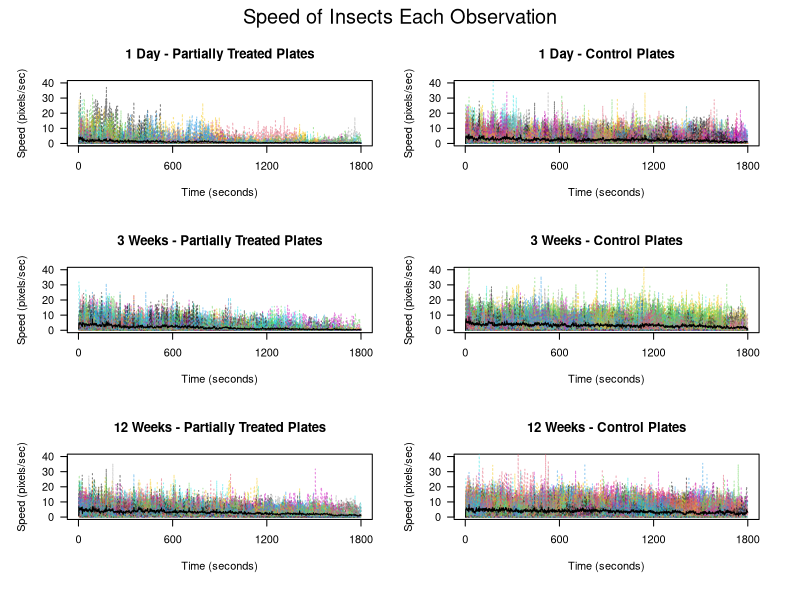

Here is the R script that generated this plot:
###Code to create Fig3Speed

##make two working directory paths
#One containing the data
inwd <- paste("/Users/dtracy198/Documents/GitHub/Laboratory/",
              "Inesfly_Paint_Bed_Bug_Trial/TABLES_GRAPHS",
              "/Fig3Speed", sep = "")
#A second for the location the file is saved. (image may be too large for git)
outwd <- ("/Users/dtracy198/Documents")

#set working directory
setwd(inwd)

#packages
#install.packages("scales") #allows for 
library(scales)

#bring in data for individual insects
csCVR2 <- read.csv("csCVR2.csv")
csCVR3 <- read.csv("csCVR3.csv")
csCVR4 <- read.csv("csCVR4.csv")

#bring in data for average for the exposed
ExAS2 <- read.csv("ExAS2.csv")
ExAS3 <- read.csv("ExAS3.csv")
ExAS4 <- read.csv("ExAS4.csv")
#average data for the controls
CoAS2 <- read.csv("CoAS2.csv")
CoAS3 <- read.csv("CoAS3.csv")
CoAS4 <- read.csv("CoAS4.csv")

setwd(outwd)

#create function that plots the speed of indivudal insects
PlotSpeed <- function(csTest, num){
  filter <- which(csTest[,3] == 1)
  ConFilt <- which(csTest[,3] == 0)
  MeanSpeedPest <- csTest[1,]
  MeanSpeedCont <- csTest[1,]
  MeanSpeedPest[1] <- "MeanSpeedPest"
  MeanSpeedCont[1] <- "MeanSpeedCont"
  MeanSpeedPest[2] <- 1
  MeanSpeedCont[2] <- 0
  for(i in 3:1801){
    MeanSpeedPest[i] <- mean(csTest[filter, i], na.rm = T)
    MeanSpeedCont[i] <- mean(csTest[ConFilt, i], na.rm = T)
  }
  if(num == 1){ 
    d <- "Day -"
  } else {d <- "Weeks -"}
  mn.tile.t <- paste(num, d, "Partially Treated Plates")
  mn.tile.c <- paste(num, d, "Control Plates")
  #pdf("InstSpeed_3weeks")
  plot(x = c(1, 1800), y = c(0, 40), type = "n", 
       main = mn.tile.t, ylab = "Speed (pixels/sec)",
       xlab = "Time (seconds)", xaxt = 'n', yaxt = 'n')
  axis( 2, at = c(0:4 * 10), las = 2,
        labels = as.character(c(0:4 * 10)))
  axis( 1, at = c(0:3 * 600), labels = as.character(c(0:3 * 600)))
  for(i in 1:length(filter)){
    lines(x = 2:1800, y = csTest[ filter[i], 3:1801], 
          col = alpha(i, 0.5), lty = 3)
  }
  lines(x = 2:1800, y = MeanSpeedPest[3:1801], 
        col = 1, lty = 1)
  plot(x = c(1, 1800), y = c(0, 40), type = "n", 
       main = mn.tile.c, ylab = "Speed (pixels/sec)",
       xlab = "Time (seconds)", xaxt = 'n', yaxt = 'n')
  axis( 2, at = c(0:4 * 10), las = 2,
        labels = as.character(c(0:4 * 10)))
  axis( 1, at = c(0:3 * 600), labels = as.character(c(0:3 * 600)))
  for(i in 1:length(ConFilt)){
    lines(x = 2:1800, y = csTest[ ConFilt[i], 3:1801], 
          col = alpha(i, 0.5), lty = 3)
  }
  lines(x = 2:1800, y = MeanSpeedCont[3:1801], 
        col = 1, lty = 1)
}
 
##select file type
#pdf(file = "SpeedPlots.pdf")
#pdf("Figures/SpeedPlots.pdf", height = 9, width = 6)
#tiff("Figures/SpeedPlots.tiff", width = 9, height = 6, units = "in", res = 1081)
#pdf("Figures/SpeedPlots.pdf", height = 9, width = 6)
jpeg("SpeedPlots.jpeg", height = 9, width = 6, res = 300, 
    units = "in")

#set parameters
par(mfrow = c(3,2), oma = c(1,1,2,1))

#plot graphs
PlotSpeed(csCVR4, 1)
PlotSpeed(csCVR2, 3)
PlotSpeed(csCVR3, 12)

#add titl
mtext(paste("Speed of Insects Each Observation", sep = " "), side = 3, line = 0, 
      outer = TRUE, cex = 1.2)

#turn of plotting device
dev.off()

